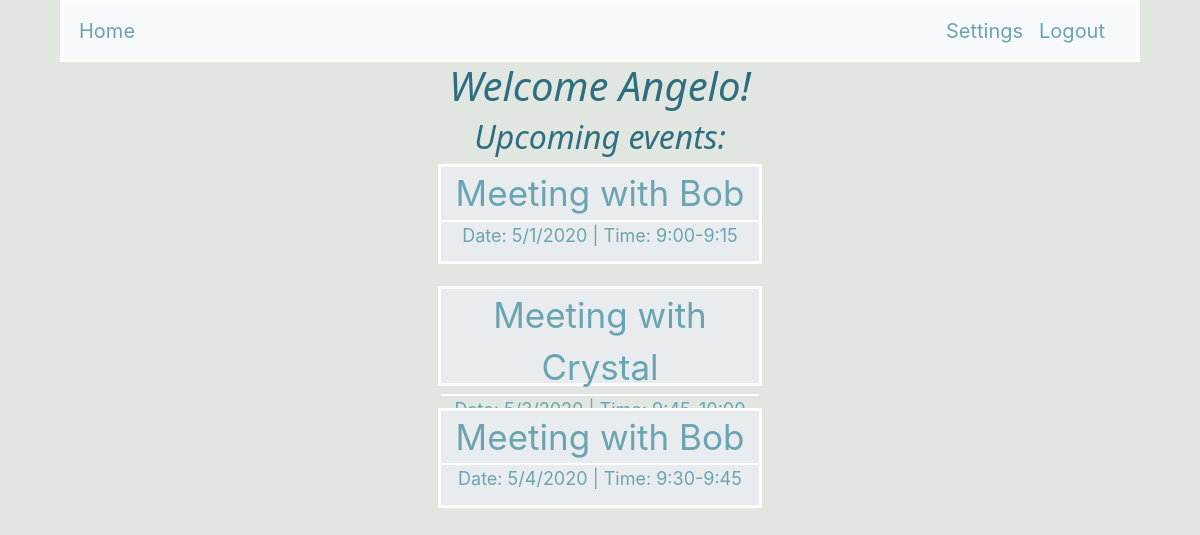
Screenshot of / (signed in) with the database file from the repository.
### app_folder/models.py (models this page shows, shortened)
class User(UserMixin, db.Model):
    id = db.Column(db.Integer, primary_key=True)
    username = db.Column(db.String(64), index=True, unique=True)
    email = db.Column(db.String(128), index=True, unique=True)
    password_hash = db.Column(db.String(128))
    emailConfirmation = db.Column(db.String(2), index=True)
    meetingLength = db.Column(db.String(32), index=True)
    availabilityStart = db.Column(db.String(32),index = True)
    availabilityEnd = db.Column(db.String(32),index = True)
    posts = db.relationship('Post', backref='author', lazy='dynamic')

class Event(db.Model):
    id = db.Column(db.Integer, primary_key=True)
    username = db.Column(db.String(64), index=True)
    eventDate = db.Column(db.String(32), index=True)
    eventTime = db.Column(db.String(32), index=True)
    guestname = db.Column(db.String(64), index=True)
    description = db.Column(db.String(128), index=True)

### app_folder/routes.py (the view)
@login_required
@app.route("/",methods=['GET', 'POST'])
def hello():
    if not current_user.is_authenticated:
        return redirect("/home")
    user = current_user
    events = Event.query.filter_by(username=user.username).all()
    return render_template('index.html', title='Home',user = user, events = events)

### app_folder/models.py (called while the page is built)
@login.user_loader
def load_user(id):
    return User.query.get(int(id))

### app_folder/templates/index.html (shortened to what this page needs)
{% extends "base.html" %}
{% block content %}
<div class="center">
    {% if not current_user.is_authenticated %}
        <h1>Welcome Guest!</h1>
    {% else %}
        <h1> Welcome {{ current_user.username }}!</h1>
        <h2> Upcoming events: </h2>
        {% if events|length == 0 %}
            <p>There are no events at this time.</p>
        {% else %}
            {% for i in events %}
                <div class="eventCard">
                    <div class="eventCard-inner">
                        <div class="eventCard-front">
                            <div class="eventTitle">
                                Meeting with {{ i.guestname }}
                            </div>
                            <div class="eventTimes">
                                Date: {{ i.eventDate }} |
                                Time: {{ i.eventTime }}
                            </div>
                        </div>
                        <div class="eventCard-back">
                            <div class="eventDescTitle">
                            </div>
                             <div class="eventDesc">
                            </div>
                        </div>
                    </div>
                </div>
            {% endfor %}
        {% endif %}
    {% endif %}
</div>
{% endblock %}

### app_folder/templates/base.html (shortened to what this page needs)
<!DOCTYPE html>
<html lang="en">
  <head>
       <link rel="stylesheet" href="https://stackpath.bootstrapcdn.com/bootstrap/4.4.1/css/bootstrap.min.css">
       <link rel= "stylesheet" type= "text/css" href= "{{ url_for('static',filename='styles/base.css') }}">
    </head>
    <body>
      <nav class="navbar navbar-custom navbar-expand-lg navbar-light bg-light">
            <div class="navbar-nav">
                {% if current_user.is_authenticated %}
                <a class="nav-item active navbar-brand" href="/">Home</a>
                {% else %}
                <a class="nav-item active navbar-brand" href="/home">Home</a>
                <a class="nav-item active navbar-brand" href="/users">Book Times</a>
                {% endif %}
            </div>
            <div class="navbar-collapse collapse w-100 order-3 dual-collapse2">
                <div class="navbar-nav ml-auto">
                  {% if not current_user.is_authenticated %}
                    <a class=" nav-item active navbar-brand" href="/login">Sign in</a>
                  {% else %}
                    <a class="nav-item active navbar-brand" href="/settings">Settings</a>
                    <a class="nav-item active navbar-brand" href="/logout">Logout</a>
                  {% endif %}
                </div>
            </div>
        </nav>
       {% block content %}{% endblock %}
    </body>
</html>

### app_folder/static/styles/base.css (style rules this page uses)
body { background-color: #E1E7E0; margin-left: 5%; margin-right: 5%; }
nav { border: 3px solid white; }
h1 { font-family:'Segoe UI', Tahoma, Geneva, Verdana, sans-serif; font-style: italic; color:#2F6D80; }
h2,h3,h4,h5 { font-family:'Segoe UI', Tahoma, Geneva, Verdana, sans-serif; font-style: italic; color:#2F6D80; }
a { color: #6AA4B0; }
.center { text-align: center; }
.navbar-custom .navbar-brand, .navbar-custom .navbar-text { color: #6AA4B0; }
.eventCard { background-color: transparent; width: 30%; height: 100px; margin: auto; margin-bottom: 2%; }
.eventCard-inner { position: relative; width: 100%; height: 100%; text-align: center; transition: .8s; transform-style: preserve-3d; border: 3px solid white; }
.eventCard-front, .eventCard-back { position: absolute; width: 100%; height: 100%; -webkit-backface-visibility: hidden; backface-visibility: hidden; background-color: #e9ecef; }
.eventCard-front { background-color: #e9ecef; color: black; }
.eventCard-back { background-color: #e9ecef; color: white; transform: rotateY(180deg); }
.eventTitle { font-size: 35px; border-bottom: 2px solid white; color: #6AA4B0; }
.eventDescTitle { font-size: 28px; border-bottom: 2px solid white; color: #6AA4B0; }
.eventTimes { font-size: 18px; color: #6AA4B0; }
.eventDesc { margin-top: 1%; font-size: 20px; color: #6AA4B0; }

### rows the page displays
User: username "Angelo"
Event: guestname "Bob", eventDate "5/1/2020", eventTime "9:00-9:15"
Event: guestname "Crystal", eventDate "5/3/2020", eventTime "9:45-10:00"
Event: guestname "Bob", eventDate "5/4/2020", eventTime "9:30-9:45"
